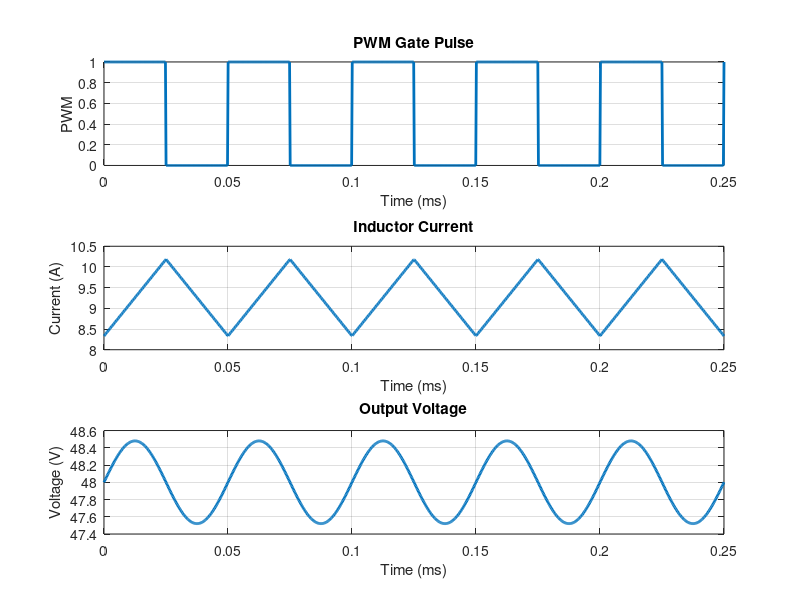

MATLAB code for this plot: (Note: this script raises an error after producing the figure.)

%  DC-DC BOOST CONVERTER DESIGN CALCULATOR
%  DC-DC Boost Converter operating in Continuous Conduction Mode (CCM).

clc;
clear;
close all;

% INPUT PARAMETERS 

Vin = 24;          % Input Voltage (V)
Vo = 48;           % Desired Output Voltage (V)
Po = 200;          % Output Power (W)
fs = 20e3;         % Switching Frequency (Hz)
eff = 0.90;        % Converter Efficiency
Ripple_I = 0.20;   % Inductor Current Ripple (20%)
Ripple_V = 0.02;   % Output Voltage Ripple (2%)

%BASIC CALCULATIONS 

% Duty Cycle
D = 1 - (Vin/Vo);

% Output Current
Io = Po / Vo;

% Input Power
Pin = Po / eff;

% Input Current
Iin = Pin / Vin;

% Load Resistance
R = Vo / Io;

% INDUCTOR DESIGN 

Delta_IL = Ripple_I * Iin;

L = (Vin * D) / (Delta_IL * fs);

% CAPACITOR DESIGN 

Delta_Vo = Ripple_V * Vo;

C = (Io * D) / (Delta_Vo * fs);

% COMPONENT RATINGS 

MOSFET_Voltage = Vo;
MOSFET_Current = Iin;

Diode_Voltage = Vo;
Diode_Current = Io;

% DISPLAY RESULTS 

fprintf('\n===========================================\n');
fprintf('      BOOST CONVERTER DESIGN RESULTS\n');
fprintf('===========================================\n\n');

fprintf('Input Voltage           : %.2f V\n',Vin);
fprintf('Output Voltage          : %.2f V\n',Vo);
fprintf('Output Power            : %.2f W\n',Po);
fprintf('Switching Frequency     : %.0f Hz\n',fs);

fprintf('\nDuty Cycle              : %.3f\n',D);

fprintf('\nInput Current           : %.3f A\n',Iin);
fprintf('Output Current          : %.3f A\n',Io);

fprintf('\nLoad Resistance         : %.3f Ohm\n',R);

fprintf('\nInductor Ripple Current : %.3f A\n',Delta_IL);
fprintf('Required Inductor       : %.6f H\n',L);

fprintf('\nAllowed Voltage Ripple  : %.3f V\n',Delta_Vo);
fprintf('Required Capacitor      : %.6f F\n',C);

fprintf('\nMOSFET Voltage Rating   : %.2f V\n',MOSFET_Voltage);
fprintf('MOSFET Current Rating   : %.2f A\n',MOSFET_Current);

fprintf('\nDiode Voltage Rating    : %.2f V\n',Diode_Voltage);
fprintf('Diode Current Rating    : %.2f A\n',Diode_Current);

fprintf('\n===========================================\n');

%WAVEFORM GENERATION 

T = 1/fs;
t = linspace(0,5*T,1000);

% PWM Signal
PWM = square(2*pi*fs*t,D*100);
PWM(PWM<0)=0;

% Inductor Current
IL = Iin + (Delta_IL/2)*sawtooth(2*pi*fs*t,0.5);

% Output Voltage Ripple
Vo_wave = Vo + (Delta_Vo/2)*sin(2*pi*fs*t);

% PLOTS 

figure;

subplot(3,1,1)
plot(t*1000,PWM,'LineWidth',2)
grid on
xlabel('Time (ms)')
ylabel('PWM')
title('PWM Gate Pulse')

subplot(3,1,2)
plot(t*1000,IL,'LineWidth',2)
grid on
xlabel('Time (ms)')
ylabel('Current (A)')
title('Inductor Current')

subplot(3,1,3)
plot(t*1000,Vo_wave,'LineWidth',2)
grid on
xlabel('Time (ms)')
ylabel('Voltage (V)')
title('Output Voltage')

sgtitle('DC-DC Boost Converter Waveforms')
